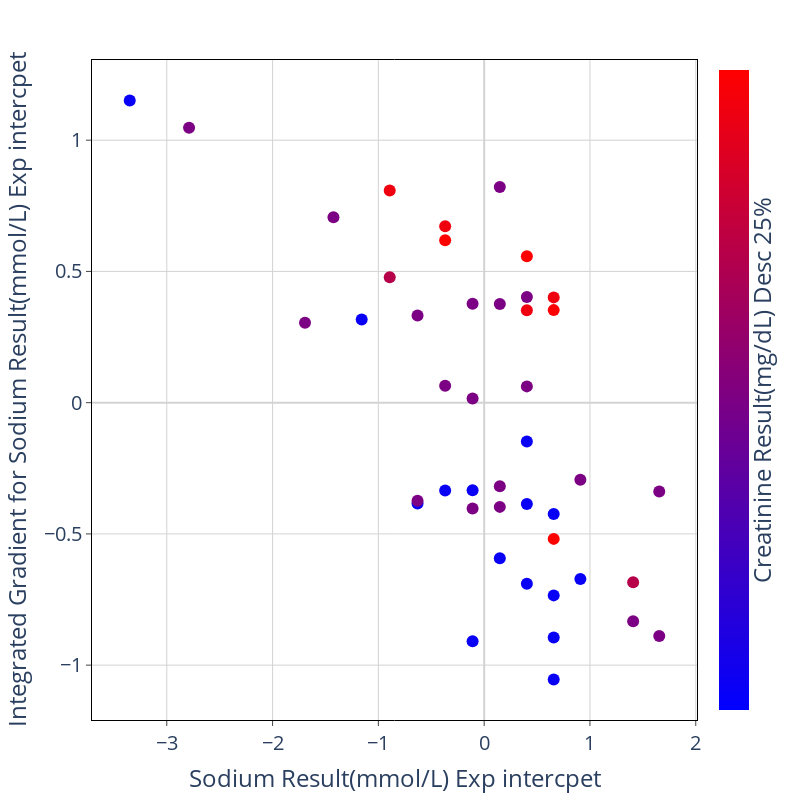

The notebook cell saved with this chart:
### Code cell
feat_1 = IGtable.columns[feature_order[6]]
feat_2 = IGtable.columns[feature_order[5]]

fig = px.scatter(x = IG_X[feat_1], y = IGtable[feat_1], color = IG_X[feat_2])
fig.update_traces(marker=dict(size=12))

fig.update_layout(
    plot_bgcolor='white',
    autosize=False,
    width=800,
    height=800,
    coloraxis = {'colorscale':'Bluered'},
    xaxis_title = feat_1,
    yaxis_title = "Integrated Gradient for " + feat_1,
    font=dict(size=20)
)

fig.update_xaxes(
    zeroline=True,
    zerolinecolor='lightgrey',
    mirror=True,
    ticks='outside',
    showline=True,
    linecolor='black',
    gridcolor='lightgrey'
    )
    
fig.update_yaxes(
    zeroline=True,
    zerolinecolor='lightgrey',
    mirror=True,
    ticks='outside',
    showline=True,
    linecolor='black',
    gridcolor='lightgrey'
)

fig.update_coloraxes(colorbar_showticklabels=False,
                    colorbar_title=dict(text=feat_2,side = "right"),
                    cmin = -1, cmax = 1)

fig.show()

### Figure 1 — Plotly figure (JSON) as saved in the notebook; plotly's stock layout.template omitted (floating-point values rounded to 4 significant figures)
{"data": [{"hovertemplate": "x=%{x}<br>y=%{y}<br>color=%{marker.color}<extra></extra>", "legendgroup": "", "marker": {"color": [3.601, 0.8809, 2.694, 0.8809, -0.02576, 0.8809, -0.02576, -0.02576, -0.02576, 1.788, 0.4276, -0.9324, -0.02576, 0.8809, -0.02576, -0.02576, 2.014, -0.9324, -0.02576, -0.02576, -0.02576, 0.4276, -0.02576, -0.9324, -0.9324, -0.02576, -0.02576, -0.9324, -0.02576, -0.9324, -0.9324, -0.02576, -0.02576, -0.02576, -0.9324, -0.9324, -0.9324, -0.02576, -0.9324, -0.9324, -0.9324, -0.9324, -0.02576, -0.9324], "coloraxis": "coloraxis", "size": 12, "symbol": "circle"}, "mode": "markers", "name": "", "orientation": "v", "showlegend": false, "type": "scatter", "x": [0.6573, 0.4036, -0.3686, -0.8927, -0.1094, 0.6573, -0.1094, 0.4036, -1.693, 0.6573, -0.8927, -1.158, -0.6297, -0.3686, 0.148, 0.148, 0.4036, -3.35, -2.789, 0.4036, -1.425, 1.408, 1.655, -0.1094, -0.6297, -0.6297, 0.148, 0.9094, 1.408, -0.3686, 0.148, -0.1094, 0.148, 1.655, 0.4036, 0.6573, 0.6573, 0.9094, 0.6573, -0.1094, 0.6573, 0.4036, -0.3686, 0.4036], "xaxis": "x", "y": [0.3526, 0.3522, 0.6186, 0.8081, 0.01556, 0.4011, 0.3766, 0.4027, 0.3049, -0.5189, 0.4775, 0.3171, 0.3325, 0.6723, 0.8212, 0.3758, 0.5576, 1.151, 1.047, 0.06206, 0.7068, -0.6843, -0.3382, -0.3335, -0.3837, -0.3734, -0.397, -0.6718, -0.8326, -0.3342, -0.5927, -0.4032, -0.3184, -0.8893, -0.148, -0.7342, -0.4237, -0.2935, -1.055, -0.9087, -0.8944, -0.3864, 0.06475, -0.6896], "yaxis": "y"}], "layout": {"autosize": false, "coloraxis": {"cmax": 1, "cmin": -1, "colorbar": {"showticklabels": false, "title": {"side": "right", "text": "Creatinine Result(mg/dL) Desc 25%"}}, "colorscale": [[0, "rgb(0,0,255)"], [1, "rgb(255,0,0)"]]}, "font": {"size": 20}, "height": 800, "legend": {"tracegroupgap": 0}, "margin": {"t": 60}, "plot_bgcolor": "white", "width": 800, "xaxis": {"anchor": "y", "autorange": true, "domain": [0, 1], "gridcolor": "lightgrey", "linecolor": "black", "mirror": true, "range": [-3.708, 2.013], "showline": true, "ticks": "outside", "title": {"text": "Sodium Result(mmol/L) Exp intercpet"}, "type": "linear", "zeroline": true, "zerolinecolor": "lightgrey"}, "yaxis": {"anchor": "x", "autorange": true, "domain": [0, 1], "gridcolor": "lightgrey", "linecolor": "black", "mirror": true, "range": [-1.209, 1.306], "showline": true, "ticks": "outside", "title": {"text": "Integrated Gradient for Sodium Result(mmol/L) Exp intercpet"}, "type": "linear", "zeroline": true, "zerolinecolor": "lightgrey"}}}
